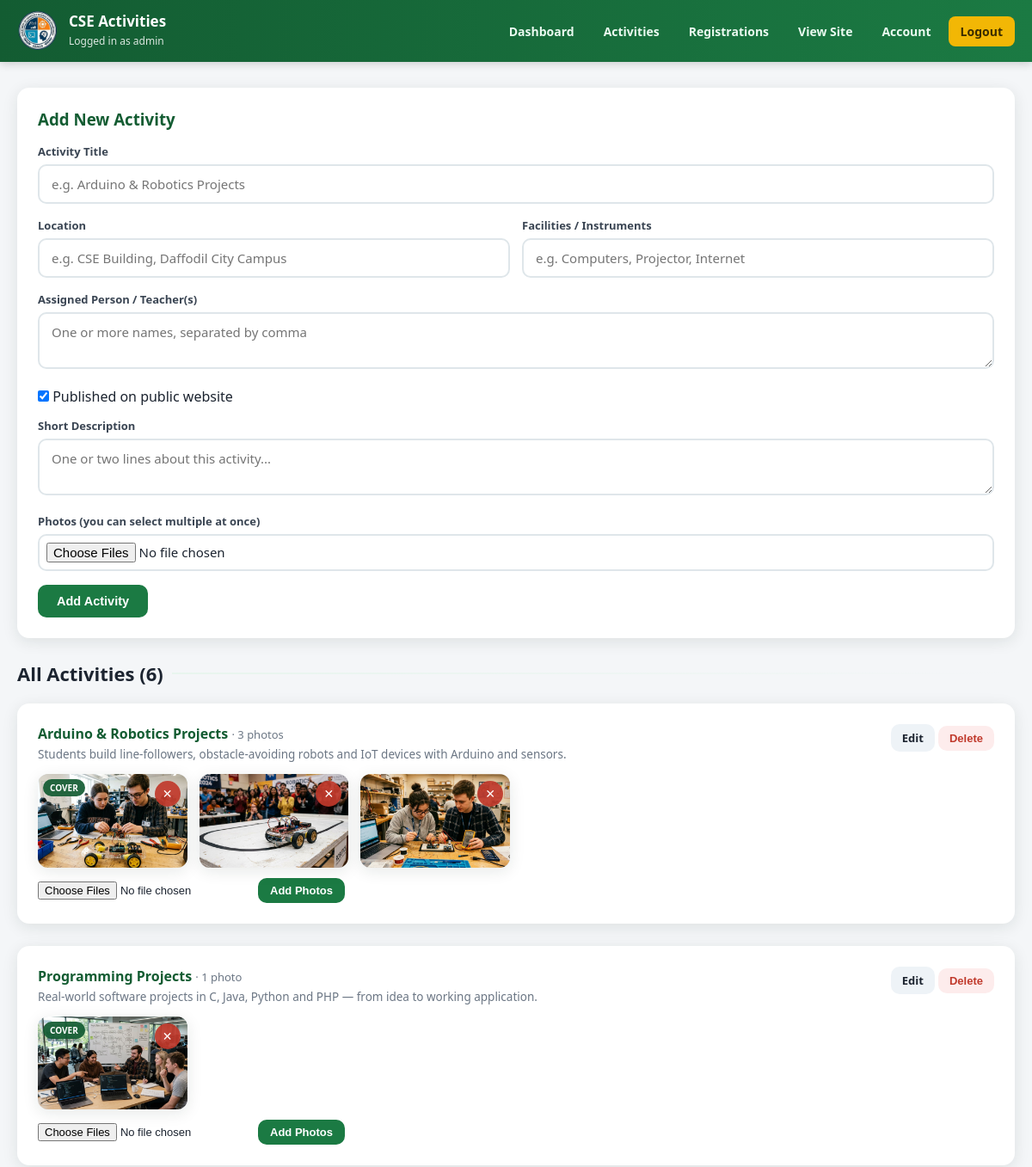
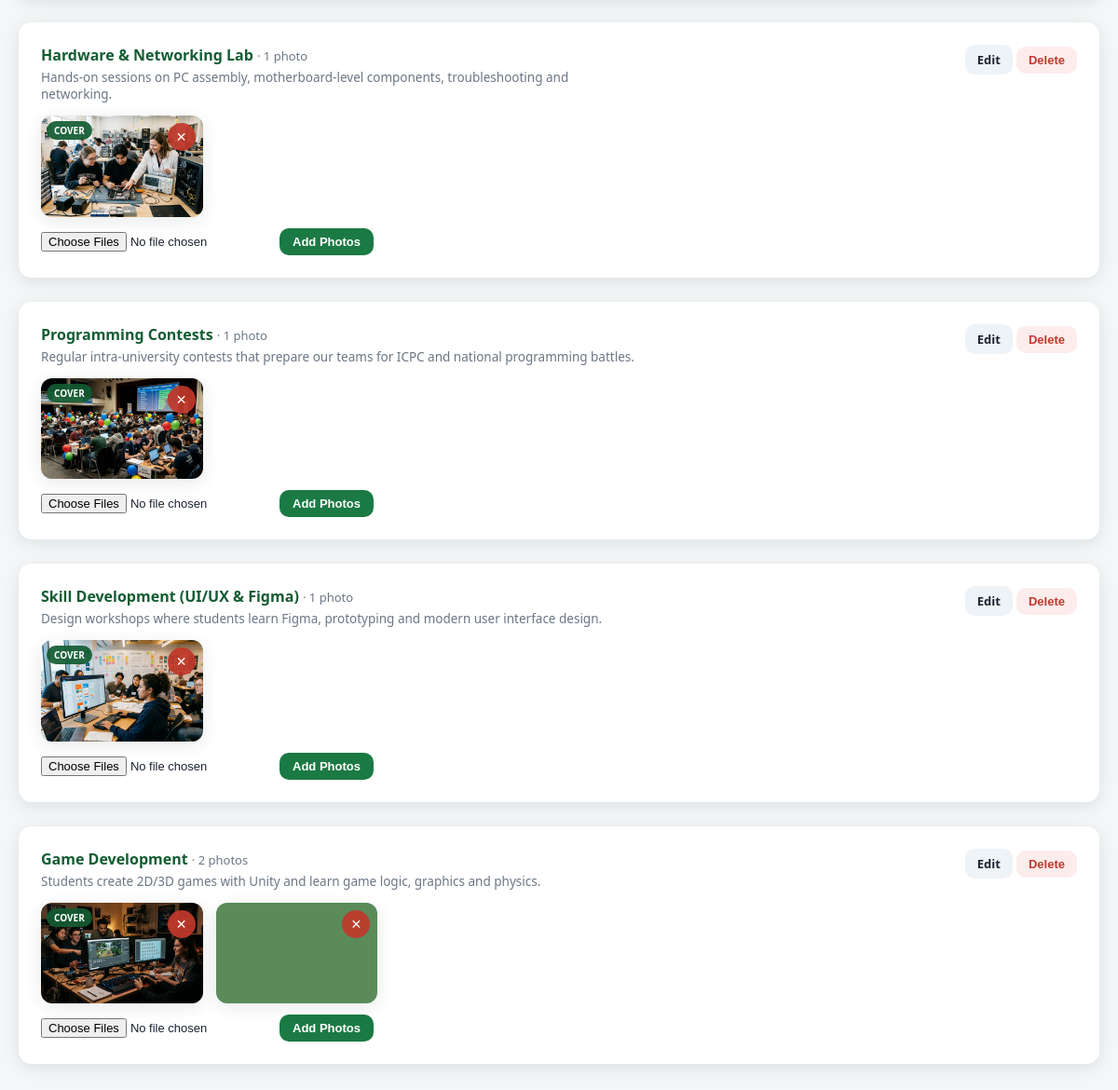
The page /admin/activities.php (signed in) on the database its author committed (2 pictures, top to bottom).
### tables this page shows
CREATE TABLE activities (
                id INTEGER PRIMARY KEY AUTOINCREMENT,
                title TEXT NOT NULL,
                description TEXT,
                image TEXT,
                sort_order INTEGER,
                created_at TEXT
            , location TEXT NULL, assigned_persons TEXT NULL, facilities TEXT NULL, published INTEGER NOT NULL DEFAULT 1);

CREATE TABLE activity_media (
                id INTEGER PRIMARY KEY AUTOINCREMENT,
                activity_id INTEGER NOT NULL,
                file_path TEXT NOT NULL,
                uploaded_at TEXT
            );

### includes/functions.php (called while the page is built, shortened)
<?php
function e($str) {
    return htmlspecialchars((string)$str, ENT_QUOTES, 'UTF-8');
}
    ?>

### admin/activities.php (the view, shortened to what this page needs)
<?php
require __DIR__ . '/../includes/config.php';
require __DIR__ . '/../includes/functions.php';
$editing = null;
$activities = $pdo->query("SELECT * FROM activities ORDER BY COALESCE(sort_order,id), id")->fetchAll();
$mediaBy = [];
foreach ($pdo->query("SELECT * FROM activity_media ORDER BY id") as $m) $mediaBy[$m['activity_id']][] = $m;
?>
<!DOCTYPE html>
<html lang="en">
<head>
<link rel="stylesheet" href="../assets/style.css">
</head>
<body>
<header class="site-header">
  <div class="header-inner">
    <a class="brand" href="dashboard.php">
      <img class="brand-logo-img" src="../assets/cse-logo.png" alt="EBAUB CSE Logo" width="48" height="48" style="width:48px;height:48px">
      <div class="brand-text"><b>CSE Activities</b><span>Logged in as <?= e($_SESSION['admin_name']) ?></span></div>
    </a>
    <nav class="nav">
      <a href="dashboard.php">Dashboard</a>
      <a href="activities.php">Activities</a>
      <a href="registrations.php">Registrations</a>
      <a href="../index.php" target="_blank">View Site</a>
      <a href="change-password.php">Account</a>
      <a class="btn-login" href="logout.php">Logout</a>
    </nav>
  </div>
</header>
<main class="container">
  <div class="panel">
    <h3><?= $editing ? 'Edit Activity (title & description)' : 'Add New Activity' ?></h3>
    <form method="post" enctype="multipart/form-data">
      <div class="field">
        <label>Activity Title</label>
        <input type="text" name="title" required placeholder="e.g. Arduino & Robotics Projects" value="<?= e($editing['title'] ?? '') ?>">
      </div>
      <div class="form-row"><div class="field"><label>Location</label><input type="text" name="location" placeholder="e.g. CSE Building, Daffodil City Campus" value="<?= e($editing['location'] ?? '') ?>"></div><div class="field"><label>Facilities / Instruments</label><input type="text" name="facilities" placeholder="e.g. Computers, Projector, Internet" value="<?= e($editing['facilities'] ?? '') ?>"></div></div>
      <div class="field"><label>Assigned Person / Teacher(s)</label><textarea name="assigned_persons" rows="2" placeholder="One or more names, separated by comma"><?= e($editing['assigned_persons'] ?? '') ?></textarea></div>
      <label style="display:block;margin:8px 0 14px"><input type="checkbox" name="published" value="1" <?= !isset($editing['published']) || $editing['published'] ? 'checked' : '' ?>> Published on public website</label>
      <div class="field">
        <label>Short Description</label>
        <textarea name="description" rows="2" placeholder="One or two lines about this activity..."><?= e($editing['description'] ?? '') ?></textarea>
      </div>
      <?php if (!$editing): ?>
      <div class="field">
        <label>Photos (you can select multiple at once)</label>
        <input type="file" name="images[]" multiple accept=".jpg,.jpeg,.png,.webp" style="padding:8px">
      </div>
      <?php endif; ?>
      <?php if ($editing): ?>
        <button class="btn btn-primary" name="update" value="1">Save Changes</button>
        <a class="btn btn-danger" href="activities.php">Cancel</a>
      <?php else: ?>
        <button class="btn btn-primary" name="create" value="1">Add Activity</button>
      <?php endif; ?>
    </form>
  </div>
  <h2 class="section-title">All Activities (<?= count($activities) ?>)</h2>
  <?php if (!$activities): ?>
    <div class="empty">No activities yet. Add the first one above.</div>
  <?php else: ?>
  <?php foreach ($activities as $a): $items = $mediaBy[$a['id']] ?? []; ?>
  <div class="panel">
    <div style="display:flex;justify-content:space-between;align-items:flex-start;gap:12px;flex-wrap:wrap">
      <div>
        <b style="font-size:16px;color:var(--green-dark)"><?= e($a['title']) ?></b>
        <span style="color:var(--muted);font-size:13px"> · <?= count($items) ?> photo<?= count($items) === 1 ? '' : 's' ?></span>
        <p style="font-size:13.5px;color:var(--muted);margin-top:4px;max-width:640px"><?= e($a['description']) ?></p>
      </div>
      <div>
        <a class="btn" style="padding:7px 13px;font-size:13px;background:#eef3f7" href="activities.php?edit=<?= $a['id'] ?>">Edit</a>
        <form method="post" style="display:inline" onsubmit="return confirm('Delete this activity AND all its photos?')">
          <button class="btn btn-danger" style="padding:7px 13px;font-size:13px" name="delete" value="1">Delete</button>
        </form>
      </div>
    </div>
    <?php if ($items): ?>
    <div class="media-grid" style="margin-top:14px;grid-template-columns:repeat(auto-fill,minmax(150px,1fr))">
      <?php foreach ($items as $i => $m): ?>
      <div class="media-item media-admin-item" style="cursor:default;aspect-ratio:16/10">
        <img src="../<?= e($m['file_path']) ?>" loading="lazy" alt="">
        <?php if ($i === 0): ?>
          <span style="position:absolute;top:6px;left:6px;background:rgba(19,92,50,.92);color:#fff;font-size:10px;font-weight:700;padding:3px 8px;border-radius:999px">COVER</span>
        <?php endif; ?>
        <form method="post" onsubmit="return confirm('Remove this photo?')">
          <button class="del" name="del_media" value="1" title="Remove">✕</button>
        </form>
      </div>
      <?php endforeach; ?>
    </div>
    <?php endif; ?>
    <form method="post" enctype="multipart/form-data" style="margin-top:12px;display:flex;gap:10px;align-items:center;flex-wrap:wrap">
      <input type="file" name="images[]" multiple accept=".jpg,.jpeg,.png,.webp" required style="font-size:13px">
      <button class="btn btn-primary" style="padding:7px 14px;font-size:13px" name="add_media" value="1">Add Photos</button>
    </form>
  </div>
  <?php endforeach; ?>
  <?php endif; ?>
</main>
</body>
</html>

### assets/style.css (style rules this page uses)
:root { --green: #1b7a43; --green-dark: #135c32; --green-light: #e8f5ee; --gold: #f2b705; --ink: #1c2430; --muted: #6b7684; --bg: #f4f6f8; --card: #ffffff; --radius: 14px; --shadow: 0 4px 18px rgba(16, 40, 28, 0.10); }
* { margin: 0; padding: 0; box-sizing: border-box; }
html, body { overflow-x: hidden; max-width: 100%; }
body { font-family: 'Segoe UI', system-ui, -apple-system, sans-serif; background: var(--bg); color: var(--ink); }
input, select, textarea, button { max-width: 100%; }
input[type="file"] { max-width: 100%; min-width: 0; }
img { display: block; max-width: 100%; }
a { text-decoration: none; color: inherit; }
.site-header { background: linear-gradient(90deg, var(--green-dark), var(--green)); color: #fff; position: sticky; top: 0; z-index: 50; box-shadow: 0 2px 10px rgba(0,0,0,.18); }
.header-inner { max-width: 1200px; margin: auto; padding: 12px 20px; display: flex; align-items: center; justify-content: space-between; gap: 14px; flex-wrap: wrap; }
.brand { display: flex; align-items: center; gap: 12px; }
.brand-logo-img { width: 48px; height: 48px; max-width: 48px; max-height: 48px; object-fit: contain; flex-shrink: 0; }
.brand-text b { font-size: 17px; display: block; line-height: 1.2; }
.brand-text span { font-size: 12px; opacity: .85; }
.nav { display: flex; gap: 6px; align-items: center; }
.nav a { padding: 8px 14px; border-radius: 8px; font-size: 14px; font-weight: 600; color: #eafaf0; transition: background .2s; }
.nav a.btn-login { background: var(--gold); color: #3a2c00; }
.container { max-width: 1200px; margin: auto; padding: 30px 20px 60px; }
.section-title { font-size: 22px; margin: 10px 0 20px; display: flex; align-items: center; gap: 10px; }
.section-title::after { content: ""; flex: 1; height: 2px; background: linear-gradient(90deg, var(--green-light), transparent); }
.media-grid { display: grid; grid-template-columns: repeat(auto-fill, minmax(220px, 1fr)); gap: 14px; }
.media-item { position: relative; border-radius: 12px; overflow: hidden; cursor: pointer; aspect-ratio: 4/3; background: #dde3e8; box-shadow: var(--shadow); }
.media-item img, .media-item video { width: 100%; height: 100%; object-fit: cover; transition: transform .35s; }
.field { margin-bottom: 16px; }
.field label { display: block; font-size: 13px; font-weight: 700; margin-bottom: 6px; color: #3a4553; }
.field input, .field textarea, .field select { width: 100%; padding: 11px 14px; border: 2px solid #dfe6ea; border-radius: 10px; font-size: 15px; outline: none; font-family: inherit; }
.btn { display: inline-block; border: none; cursor: pointer; font-weight: 700; font-size: 14.5px; padding: 11px 22px; border-radius: 10px; transition: all .2s; }
.btn-primary { background: var(--green); color: #fff; }
.btn-danger { background: #fdecec; color: #c0392b; }
.panel { background: #fff; border-radius: var(--radius); box-shadow: var(--shadow); padding: 24px; margin-bottom: 26px; }
.panel h3 { margin-bottom: 16px; color: var(--green-dark); }
.form-row { display: grid; grid-template-columns: 1fr 1fr; gap: 14px; }
.media-admin-item { position: relative; }
.media-admin-item .del { position: absolute; top: 8px; right: 8px; background: rgba(192,57,43,.92); color: #fff; border: none; width: 30px; height: 30px; border-radius: 50%; cursor: pointer; font-size: 14px; }

### rows shown on the page
activities: title "Arduino & Robotics Projects", id "3", description "Students build line-followers, obstacle-avoiding robots and IoT devices with Arduino and sensors."
activity_media: file_path (picture), shows "COVER"
activity_media: file_path (picture)
activity_media: file_path (picture)
activities: title "Programming Projects", id "1", description "Real-world software projects in C, Java, Python and PHP — from idea to working application."
activity_media: file_path (picture), shows "COVER"
activities: title "Hardware & Networking Lab", id "1", description "Hands-on sessions on PC assembly, motherboard-level components, troubleshooting and networking."
activity_media: file_path (picture), shows "COVER"
activities: title "Programming Contests", id "1", description "Regular intra-university contests that prepare our teams for ICPC and national programming battles."
activity_media: file_path (picture), shows "COVER"
activities: title "Skill Development (UI/UX & Figma)", id "1", description "Design workshops where students learn Figma, prototyping and modern user interface design."
activity_media: file_path (picture), shows "COVER"
activities: title "Game Development", id "2", shows "s", description "Students create 2D/3D games with Unity and learn game logic, graphics and physics."
activity_media: file_path (picture), shows "COVER"
activity_media: file_path (picture)

### other values the page prints
$_SESSION['admin_name'] "admin"
count($activities) "6"
